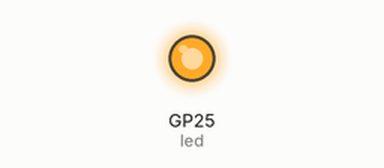
Bench run of a program on a simulated Raspberry Pi Pico running MicroPython. Shown: output pins drawn as LEDs (lit = HIGH).

Above: at 0.15 s.
At 12.0 s:
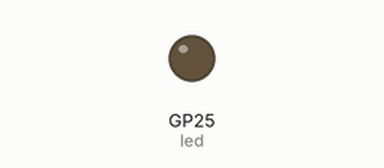
Timing chart, 0 to 13.3 s (numbered marks = the images above):
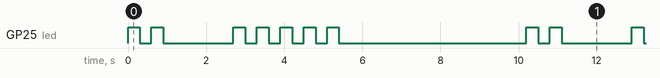

The program:

s08_challenge_gold.py
```python
from machine import Pin
import time

led = Pin("LED", Pin.OUT)
team_number = 25


def blink(times):
    for i in range(times):
        led.on()
        time.sleep(0.3)
        led.off()
        time.sleep(0.3)


while True:
    for digit in str(team_number):     # "25" -> "2", then "5"
        blink(int(digit))
        time.sleep(1.5)                # pause between the digits
    time.sleep(3)                      # long pause before the repeat
```

Measured:
- by itself, GP25 (led): repeats every 10.2 s: LOW 0.30 s, HIGH 0.30 s, LOW 1.8 s, 4 × (HIGH 0.30 s, LOW 0.30 s), HIGH 0.30 s, LOW 4.8 s, HIGH 0.30 s
- by itself, everything shown: repeats every 10.2 s, in 14 steps
